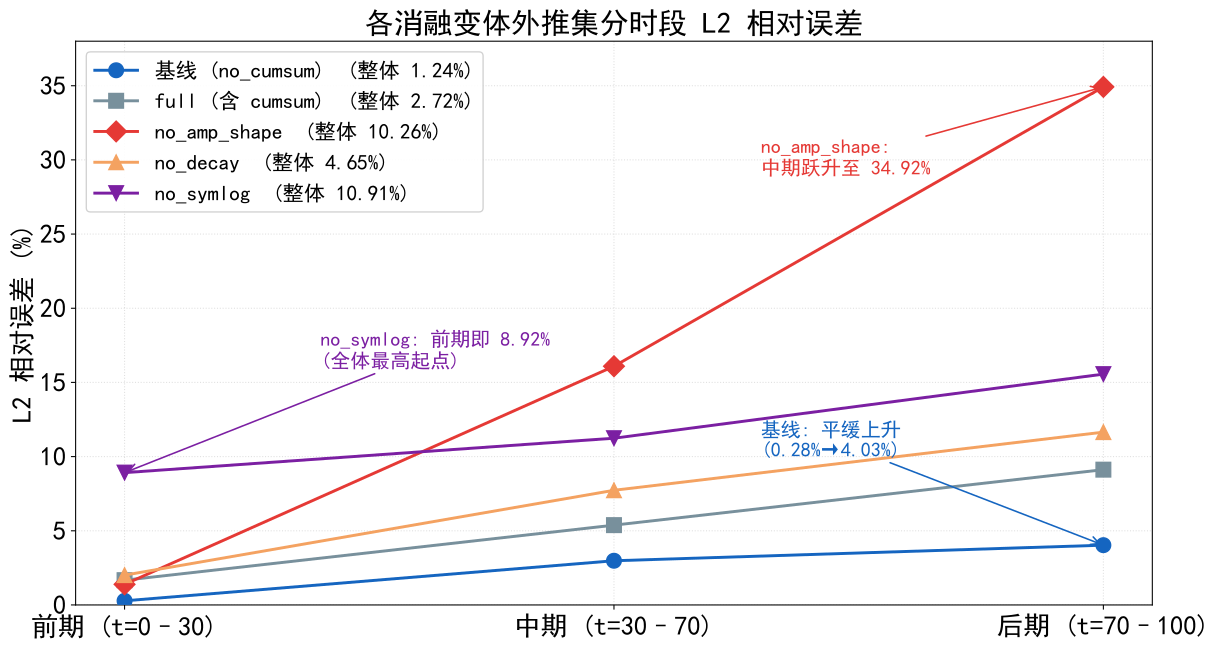

Python code for this plot:
# 图 5-1: 消融变体外推时间分段误差折线图
import matplotlib
matplotlib.use('Agg')
import matplotlib.pyplot as plt
import numpy as np

plt.rcParams.update({
    'font.sans-serif': ['SimHei', 'Songti SC', 'Arial'],
    'font.family': 'sans-serif',
    'font.size': 20,
    'axes.labelsize': 20,
    'axes.titlesize': 20,
    'legend.fontsize': 16,
    'figure.dpi': 300,
    'axes.unicode_minus': False,
    'savefig.bbox': 'tight',
})

# Data: extrapolation time-segmented L2 errors
variants = ['基线 (no_cumsum)', 'full (含 cumsum)', 'no_amp_shape', 'no_decay', 'no_symlog']
early  = [0.28, 1.67, 1.39, 2.01, 8.92]
mid    = [2.98, 5.38, 16.09, 7.73, 11.24]
late   = [4.03, 9.12, 34.92, 11.65, 15.56]
overall = [1.24, 2.72, 10.26, 4.65, 10.91]

colors = ['#1565C0', '#78909C', '#E53935', '#F4A261', '#7B1FA2']
markers = ['o', 's', 'D', '^', 'v']
x_labels = ['前期 (t=0–30)', '中期 (t=30–70)', '后期 (t=70–100)']
x_pos = np.arange(len(x_labels))

fig, ax = plt.subplots(figsize=(13, 7))

for i, (name, e, m, l, c, mk) in enumerate(
    zip(variants, early, mid, late, colors, markers)):
    vals = [e, m, l]
    ax.plot(x_pos, vals, color=c, marker=mk, linewidth=2.2, markersize=11,
            label=f'{name}  (整体 {overall[i]:.2f}%)', zorder=3)

ax.set_xticks(x_pos)
ax.set_xticklabels(x_labels)
ax.set_ylabel('L2 相对误差 (%)', fontsize=20)
ax.set_title('各消融变体外推集分时段 L2 相对误差', fontsize=22, fontweight='bold')
ax.legend(loc='upper left', framealpha=0.9, ncol=1)
ax.grid(True, linestyle=':', alpha=0.4)
ax.set_ylim(0, 38)

# Annotations for key observations
ax.annotate('基线: 平缓上升\n(0.28%→4.03%)',
            xy=(2, 4.03), xytext=(1.3, 10),
            fontsize=15, color=colors[0],
            arrowprops=dict(arrowstyle='->', color=colors[0], lw=1.2))

ax.annotate('no_amp_shape:\n中期跃升至 34.92%',
            xy=(2, 34.92), xytext=(1.3, 29),
            fontsize=15, color=colors[2],
            arrowprops=dict(arrowstyle='->', color=colors[2], lw=1.2))

ax.annotate('no_symlog: 前期即 8.92%\n(全体最高起点)',
            xy=(0, 8.92), xytext=(0.4, 16),
            fontsize=15, color=colors[4],
            arrowprops=dict(arrowstyle='->', color=colors[4], lw=1.2))

plt.tight_layout(pad=0.8)
out = 'fig/fig_ch5_time_segmented.svg'
plt.savefig(out, facecolor='white', edgecolor='none')
plt.close()
print(f'Saved: {out}')
